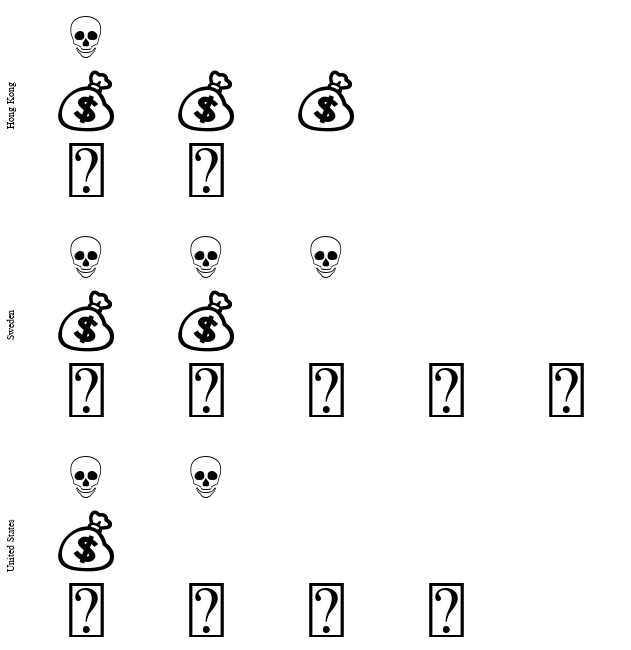

Specify this chart in Vega-Lite:
### Vega-Lite specification from a JSON file in a GitHub repository (floating-point values rounded to 4 significant figures)
{"$schema": "https://vega.github.io/schema/vega-lite/v5.json", "config": {"view": {"stroke": ""}}, "width": 600, "height": 200, "data": {"values": [{"country": "Sweden", "animal": "death"}, {"country": "Sweden", "animal": "death"}, {"country": "Sweden", "animal": "death"}, {"country": "Sweden", "animal": "economy"}, {"country": "Sweden", "animal": "economy"}, {"country": "Sweden", "animal": "Cases"}, {"country": "Sweden", "animal": "Cases"}, {"country": "Sweden", "animal": "Cases"}, {"country": "Sweden", "animal": "Cases"}, {"country": "Sweden", "animal": "Cases"}, {"country": "Hong Kong", "animal": "death"}, {"country": "Hong Kong", "animal": "economy"}, {"country": "Hong Kong", "animal": "economy"}, {"country": "Hong Kong", "animal": "economy"}, {"country": "Hong Kong", "animal": "Cases"}, {"country": "Hong Kong", "animal": "Cases"}, {"country": "United States", "animal": "death"}, {"country": "United States", "animal": "death"}, {"country": "United States", "animal": "economy"}, {"country": "United States", "animal": "Cases"}, {"country": "United States", "animal": "Cases"}, {"country": "United States", "animal": "Cases"}, {"country": "United States", "animal": "Cases"}]}, "transform": [{"calculate": "{'death': '💀', 'economy': '💰', 'Cases': '🦠'}[datum.animal]", "as": "emoji"}, {"window": [{"op": "rank", "as": "rank"}], "groupby": ["country", "animal"]}], "mark": {"type": "text", "baseline": "middle"}, "encoding": {"x": {"field": "rank", "type": "ordinal", "axis": null}, "y": {"field": "animal", "type": "nominal", "axis": null, "sort": null}, "row": {"field": "country", "header": {"title": ""}}, "text": {"field": "emoji", "type": "nominal"}, "size": {"value": 65}}}
